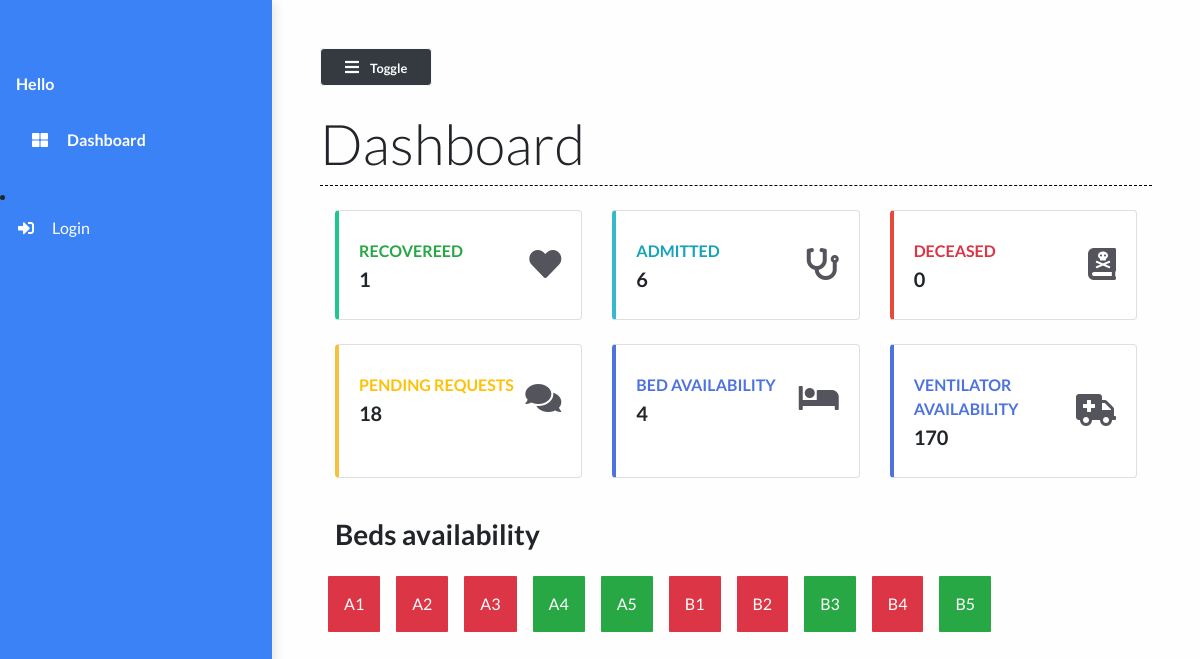
/, run on an earlier commit of the app's database.
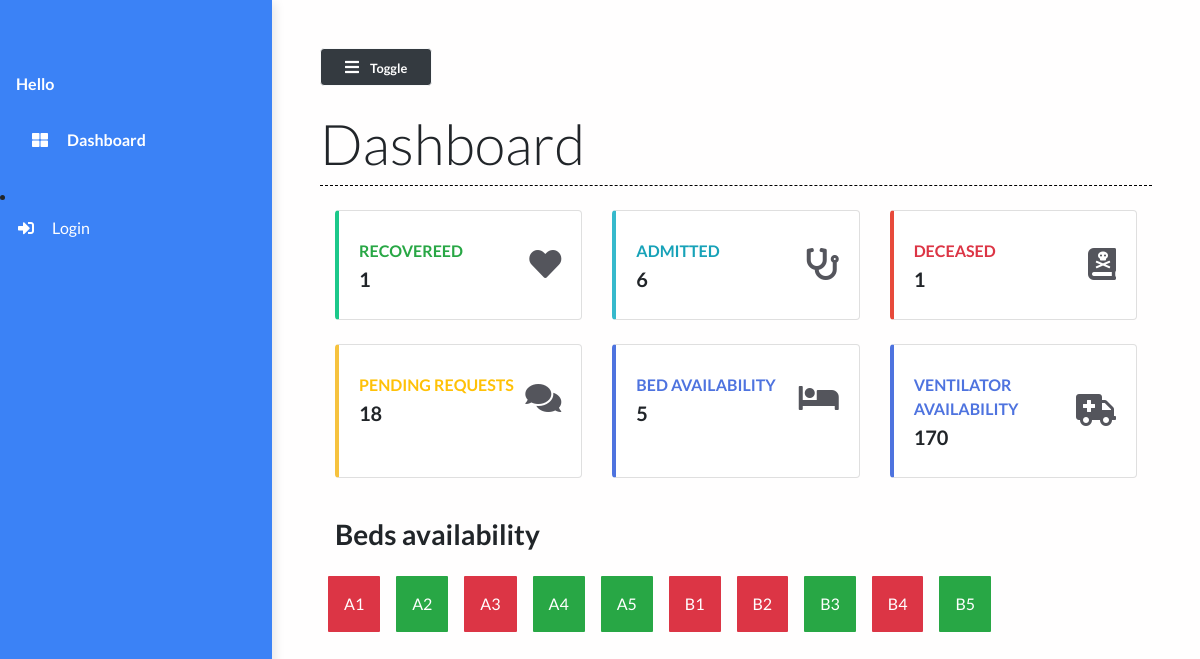
And on a later commit of the database.
### main/views.py (the view)
# urls.py: path("", views.dashboard, name="dashboard"),
def dashboard(request):
    patients = Patient.objects.all()
    patient_count = patients.count()
    patients_recovered = Patient.objects.filter(status="Recovered")
    patients_deceased = Patient.objects.filter(status="Deceased")
    deceased_count = patients_deceased.count()
    recovered_count = patients_recovered.count()
    beds = Bed.objects.all()
    beds_available = Bed.objects.filter(occupied=False).count()
    context = {
        'patient_count': patient_count,
        'recovered_count': recovered_count,
        'beds_available': beds_available,
        'deceased_count':deceased_count,
        'beds':beds
    }
    print(patient_count)
    return render(request, 'main/dashboard.html', context)

### main/models.py (called while the page is built)
    def __str__(self):
        return self.bed_number

### main/templates/main/dashboard.html (shortened to what the changed rows need)
{% extends 'main/base.html' %}
{% load static %}
{% block contentTitle %}
    Dashboard
{% endblock contentTitle %}
{% block content %}
    <div class="container-fluid">
        <div class="row">
            <div class="col-xl-4 col-md-6 col-sm-12 mb-4">
                <div class="card border-left-danger shadow h-100 py-2">
                    <div class="card-body">
                        <div class="row no-gutters align-items-center">
                            <div class="col mr-2">
                                <div class="row no-gutters align-items-center">
                                    <div class="col-auto">
                                        <div class="h5 mb-0 mr-3 font-weight-bold text-gray-800">{{deceased_count}}</div>
                                    </div>
                                </div>
                            </div>
                        </div>
                    </div>
                </div>
            </div>
            <div class="col-xl-4 col-md-6 col-sm-12 mb-4">
                <div class="card border-left-primary shadow h-100 py-2">
                    <div class="card-body">
                        <div class="row no-gutters align-items-center">
                            <div class="col mr-2">
                                <div class="text-xs font-weight-bold text-blue text-uppercase mb-1">
                                    Bed availability</div>
                                <div class="h5 mb-0 font-weight-bold text-gray-800">{{beds_available}}</div>
                            </div>
                        </div>
                    </div>
                </div>
            </div>
        </div>
    </div>
{% endblock content %}

What changed in the data, as far as the page shows it:
changed Bed (number 2 of 10 on the later page): occupied True → False (drawn)
Also different on the page:
{{ deceased_count }}: "0" → "1"
{{ beds_available }}: "4" → "5"
